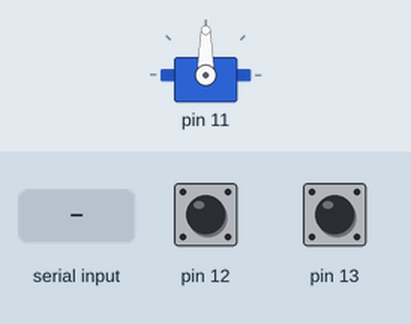
Simulated run of this sketch. Board: Arduino Uno, built with avr-gcc and run on an emulated ATmega328P. Parts: servo. Inputs (shaded band) come from the test bench; at power-on: pin 12 HIGH, pin 13 HIGH. What the sketch prints to the serial monitor is not drawn.

Above: at 1.2 s.
1.3 s: "<Down>" received over Serial
At 2.2 s:
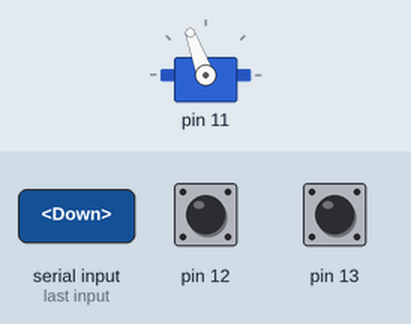
2.8 s: pin 12 pulled LOW for 0.15 s
At 3.1 s:
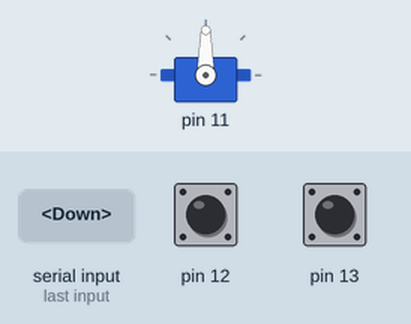
Timing chart, 0 to 5.8 s (numbered marks = the images above; inputs shaded):
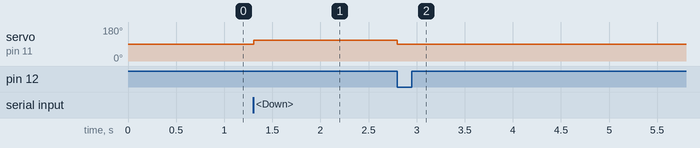

Measured:
- after the input at 1.3 s, servo on pin 11: 90° → 110° at once
- after the input at 2.8 s, servo on pin 11: 110° → 90° at once

The sketch:

arduino.ino
```cpp
// (licence header left out)
#include <Servo.h>
#include <String.h>
// constants
// #define MAXIMUM_DEBOUNCE 8
#define MAXIMUM_DEBOUNCE 40
#define MAXIMUM_NUMBER_OF_MOTORS 22
#define ARRAY_NUMBER 0
#define NUMBER_OF_MOTORS 1
#define NUMBER_OF_MOTORS_MOVING 5
#define TIMEOUT 50000
#define MESSAGE_CHAR_LENGTH 300
// variables for communication
char received_chars[MESSAGE_CHAR_LENGTH];
bool new_data = false;
// create servo objects
Servo my_servo[NUMBER_OF_MOTORS];
// create a array of ports with the order: motor, counter, reset
int ports[MAXIMUM_NUMBER_OF_MOTORS][3] = {
    {11, 12, 13}, {8, 9, 10}, {5, 6, 7}, {2, 3, 4}, {14, 15, 16}, {17, 18, 19},
    {20, 21, 22}, {23, 24, 25}, {29, 30, 31}, {35, 36, 37}, {41, 42, 43},
    {47, 48, 49}, {26, 27, 28}, {32, 33, 34}, {38, 39, 40}, {44, 45, 46},
    {50, 51, 52}, {53, 54, 55}, {56, 57, 58}, {59, 60, 61}, {63, 64, 65},
    {62, 66, 67}
};
// integer array that contains the direction and number of rotations a motor,
// and a flag that determines if it's moving
int motor_commands[NUMBER_OF_MOTORS][3] = { 0 };
// array of new switch values
byte motor_sensor_counter1[NUMBER_OF_MOTORS] = { 0 };
// array of old switch values
byte motor_sensor_counter2[NUMBER_OF_MOTORS] = { 0 };
// Previous return value (CheckSwitch function)
int previous_value[NUMBER_OF_MOTORS] = { 1 };
// 0 or 1 depending on the input signal
byte input[NUMBER_OF_MOTORS] = { 0 };
// will range from 0 to the specified MAXIMUM_DEBOUNCE
int integrator[NUMBER_OF_MOTORS] = { 0 };
// cleaned-up version of the input signal
byte output[NUMBER_OF_MOTORS] = { 0 };
// other variables needed for the ProcessData() function
bool go = true;
int total_turns = 0;
int timeout_counter = 0;
int moving_motors = 0;
bool did_timeout = false;

void RecvWithStartEndMarkers() {
  // handles the receiving of data over the serial port
  static bool receive_in_progress = false;
  static int char_count = 0;
  char start_marker = '<';
  char end_marker = '>';
  char receive_from_usb;
  while (Serial.available() > 0 && new_data == false) {
    receive_from_usb = Serial.read();
    if (receive_in_progress == true) {
      if (receive_from_usb != end_marker) {
        received_chars[char_count] = receive_from_usb;
        char_count++;
        if (char_count >= MESSAGE_CHAR_LENGTH) {
          char_count = MESSAGE_CHAR_LENGTH - 1;
        }
      } else {
        received_chars[char_count] = '\0';  // terminate the string
        receive_in_progress = false;
        char_count = 0;
        new_data = true;
      }
    } else if (receive_from_usb == start_marker) {
      receive_in_progress = true;
    }
  }
}

void Finished() {
  // sends message back to raspberry pi saying the command has been executed
  if (did_timeout == true) {
    Serial.print("\033[31mRECIEVED: TIMEOUT - MOTOR(S): ");
    for (int i = 0; i < NUMBER_OF_MOTORS; i++) {
      if (motor_commands[i][1] != 0) {
        Serial.print(i);
        Serial.print(" ");
      }
    }
    Serial.print("\033[0m>");
  } else {
    Serial.print("\033[32mRECIEVED: SUCCESS\033[0m>");
  }
  for (int i = 0; i < NUMBER_OF_MOTORS; i++) {
    my_servo[i].write(90);
    motor_commands[i][0] = 0;
    motor_commands[i][1] = 0;
    motor_commands[i][2] = 0;
  }
}

void PopulateArray() {
  // fills array with instructions from the raspberry pi
  // temp string used to store the char array
  // easier to do opperations on string than chars
  String received_string = "";
  // give the string the value of the char array
  received_string = received_chars;
  // now lets populate the motor command array with values from the received
  // string
  for (int i = 0; i < NUMBER_OF_MOTORS; i++) {
    // we break everything in to pairs of values
    int search_1 = (i *2);
    int search_2 = ((i *2) + 1);

    String value_1 = GetValue(received_string, ',', search_1);
    String value_2 = GetValue(received_string, ',', search_2);

    if (value_1 == "Up") {
      motor_commands[i][0] = 1;
      // need to add one to up commands to deal with integrator and counter
      // values, forcing an edge
      motor_commands[i][1] = value_2.toInt() + 1;
      integrator[i] = 0;
      motor_sensor_counter1[i] = 0;
      motor_sensor_counter2[i] = 0;
    } else if (value_1 == "Down") {
      motor_commands[i][0] = 2;
      motor_commands[i][1] = value_2.toInt() + 1;;
      integrator[i] = MAXIMUM_DEBOUNCE;
      motor_sensor_counter1[i] = 1;
      motor_sensor_counter2[i] = 1;
    } else {
      motor_commands[i][0] = 0;
      motor_commands[i][1] = 0;
    }
  }
}

String GetValue(String data, char separator, int index) {
  // helps get a particular value from the incoming data string
  int found = 0;
  int string_index[] = { 0, -1 };
  int maximum_index = data.length() - 1;

  for (int i = 0; i <= maximum_index && found <= index; i++) {
    if (data.charAt(i) == separator || i == maximum_index) {
      found++;
      string_index[0] = string_index[1] + 1;
      string_index[1] = (i == maximum_index) ? i + 1 : i;
    }
  }
  return found > index ? data.substring(string_index[0], string_index[1]) : "";
}

void ProcessData() {
  // function that moves the motors and executes till they are done moving or
  // timeout
  while (go == true) {
    // initialize motors and get them moving
    for (int i = 0; i < NUMBER_OF_MOTORS; i++) {
      CountMoving();
      if (moving_motors < NUMBER_OF_MOTORS_MOVING &&
        motor_commands[i][2] != 1) {
        if (motor_commands[i][1] != 0) {
          StartMotors(i);
          motor_commands[i][2] = 1;
        }
      }
    }

    // subtract from motor rotations when a rotation is detected
    for (int i = 0; i < NUMBER_OF_MOTORS; i++) {
      if (motor_commands[i][2] == 1) {
        CheckCounter(i);
        // stop motors that have reached 0
        if (motor_commands[i][1] <= 0) {
          my_servo[i].write(90);
          motor_commands[i][2] = 0;
        }
      }

      // stop motors that have hit the reset
      // first stop the motor and then tell the code to move it down one
      // rotation
      if (digitalRead(ports[i][2]) == 0) {
        my_servo[i].write(110);
        motor_commands[i][0] = 2;
        motor_commands[i][1] = 1;
        motor_commands[i][2] = 0;
      }
    }
    // see how many turns are left in the array
    // we want to zero it every time we recalculate the number of turns
    total_turns = 0;
    for (int i = 0; i < NUMBER_OF_MOTORS; i++) {
      total_turns += motor_commands[i][1];
    }
    // exit loop if there are no more motor rotations remaining
    if (total_turns <= 0) {
      go = false;
    }
    timeout_counter = timeout_counter + 1;
    // time out loop if stall
    if (timeout_counter >= TIMEOUT) {
      go = false;
      did_timeout = true;
      for (int i = 0; i < NUMBER_OF_MOTORS; i++) {
        my_servo[i].write(90);
      }
    }
  }
}

int CountMoving() {
  // count the number of moving motors
  moving_motors = 0;
  for (int i = 0; i < NUMBER_OF_MOTORS; i++) {
    moving_motors += motor_commands[i][2];
  }
}

void CheckCounter(int i) {
  // check to see if we are on a rising edge
  motor_sensor_counter2[i] = motor_sensor_counter1[i];
  motor_sensor_counter1[i] = CheckSwitch(i, ports[i][1]);
  if (motor_commands[i][0] == 1) {
    // if up
    if (motor_sensor_counter1[i] == 1 && motor_sensor_counter2[i] == 0) {
      motor_commands[i][1] = motor_commands[i][1] - 1;
    }
  } else {
    // if down
    if (motor_sensor_counter1[i] == 0 && motor_sensor_counter2[i] == 1) {
      motor_commands[i][1] = motor_commands[i][1] - 1;
    }
  }
  if (motor_commands[i][1] < 0) {
    motor_commands[i][1] = 0;
  }
}

int CheckSwitch(int motor_number, int switchPort) {
  // check to see if the encoder switch is pressed or not
  /*Step 1: Update the integrator based on the input signal.  Note that the
  integrator follows the input, decreasing or increasing towards the limits
  as determined by the input state (0 or 1). */
  input[motor_number] = digitalRead(switchPort);

  if (input[motor_number] == 0) {
    if (integrator[motor_number] > 0)
      integrator[motor_number]--;
  } else {
    if (integrator[motor_number] < MAXIMUM_DEBOUNCE)
      integrator[motor_number]++;
  }
  /*Step 2: Update the output state based on the integrator.  Note that the
  output will only change states if the integrator has reached a limit,
  either 0 or MAXIMUM_DEBOUNCE. */
  if (integrator[motor_number] <= 0) {
    previous_value[motor_number] = 0;
    return (0);
  } else if (integrator[motor_number] >= MAXIMUM_DEBOUNCE) {
    previous_value[motor_number] = 1;
    return (1);
  } else {
    return (previous_value[motor_number]);
  }
}

void StartMotors(int i) {
  // move motors
  if (motor_commands[i][0] == 1) {
    // Move up
    my_servo[i].write(80);
  } else if (motor_commands[i][0] == 2) {
    // Move down
    my_servo[i].write(110);
  } else {
    // Don't Move
    my_servo[i].write(90);
  }
}

void setup() {
  // setup serial port
  Serial.begin(9600);
  for (int i = 0; i < NUMBER_OF_MOTORS; i++) {
    // initialize all motor ports
    int x = ports[i][0];
    my_servo[i].attach(x);
    // initialize all counter ports
    int y = ports[i][1];
    pinMode(y, INPUT_PULLUP);
    // initialize all reset ports
    int z = ports[i][2];
    pinMode(z, INPUT_PULLUP);
    // zero all motors and initialize reset variables
    my_servo[i].write(90);
    motor_sensor_counter1[i] = 1;
    motor_sensor_counter2[i] = 1;
    output[i] = 1;
  }
  Serial.print("<Arduino is Ready Array Number: ");
  Serial.print(ARRAY_NUMBER);
  Serial.print(" Number of Motors: ");
  Serial.print(NUMBER_OF_MOTORS);
  Serial.print(">");
}

void loop() {
  // check to see if there is any new data
  RecvWithStartEndMarkers();
  // if there is new data process it
  if (new_data == true) {
    new_data = false;
    go = true;
    did_timeout = false;
    timeout_counter = 0;
    Serial.print("<");
    PopulateArray();
    ProcessData();
    Finished();
  }
}
```
